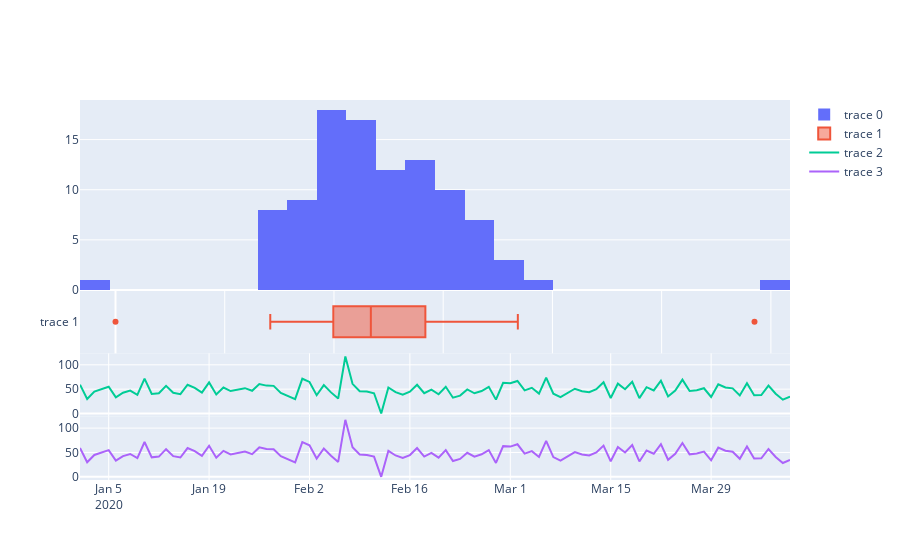

The notebook cell saved with this chart:
### Code cell
fig = make_subplots(rows=4, cols=1,
                    row_heights=[3,1,1,1],
                    shared_xaxes=True,
                    vertical_spacing=0.)

fig.add_trace(go.Histogram(x=s.values),
              row=1, col=1)

fig.add_trace(go.Box(x=s.values),
              row=2, col=1)
fig.add_trace(go.Scatter(x=s.index, y=s.values),
              row=3, col=1)
fig.add_trace(go.Scatter(x=s.index, y=s.values),
              row=4, col=1)

fig.show()
